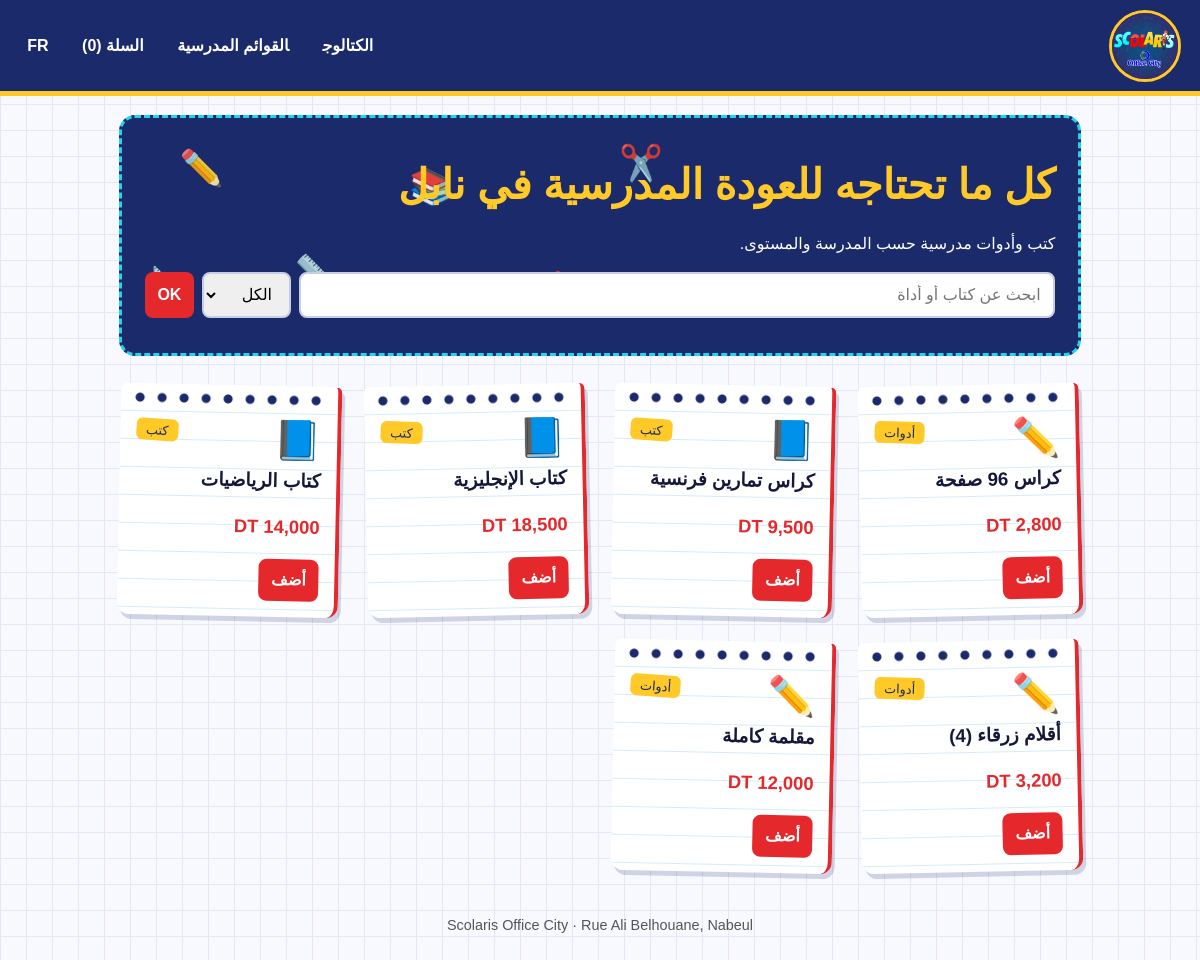
/?lang=ar, run on the app's committed database.
### tables this page shows
CREATE TABLE produit(id INT AUTO_INCREMENT PRIMARY KEY,categorie_id INT NOT NULL,type ENUM('livre','fourniture') NOT NULL,
 titre_fr VARCHAR(160) NOT NULL,titre_ar VARCHAR(160),isbn VARCHAR(20),prix DECIMAL(8,3) NOT NULL,stock INT NOT NULL DEFAULT 0,
 FOREIGN KEY(categorie_id) REFERENCES categorie(id));

### index.php (the view, shortened to what this page needs)
<?php require 'inc.php';
$q=trim($_GET['q']??'');$ty=in_array($_GET['type']??'',['livre','fourniture'])?$_GET['type']:'';
$sql="SELECT * FROM produit WHERE (titre_fr LIKE ? OR titre_ar LIKE ?)".($ty?" AND type=?":"")." ORDER BY titre_fr";
$p=["%$q%","%$q%"];if($ty)$p[]=$ty;$st=$pdo->prepare($sql);$st->execute($p);
head(t('catalogue'));?>
<section class="hero"><div class="fl" aria-hidden="true"><i>✏️</i><i>📏</i><i>📚</i><i>🖍️</i><i>✂️</i><i>📐</i></div><h1><?=t('h1')?></h1><p><?=t('sub')?></p>
<form><input name="q" value="<?=h($q)?>" placeholder="<?=t('rech')?>"><select name="type"><option value=""><?=t('tous')?><option value="livre" <?=$ty=='livre'?'selected':''?>></select><button>OK</button></form></section>
<div class="grid"><?php foreach($st as $r):?>
<article><div class="ico"><?=$r["type"]=="livre"?"📘":"✏️"?></div><span class="tag"><?=t($r['type'])?></span><h3><?=col($r,'titre')?></h3><p class="prix"><?=m($r['prix'])?></p>
<?php if($r['stock']>0):?><form method="post"><input type="hidden" name="id" value="<?=$r['id']?>"><button><?=t('ajouter')?></button></form><?php else:?><em><?=t('stock')?></em><?php endif;?></article>
<?php endforeach;?></div><?php foot();

### style.css (style rules this page uses)
:root { --nuit:#1b2a6b;--ciel:#22d3ee;--rouge:#e5282b;--soleil:#ffc928;--texte:#15183a }
* { box-sizing:border-box }
.hero { position:relative;overflow:hidden;background:var(--nuit);color:#fff;padding:2.2rem 1.4rem;border-radius:16px;margin-bottom:1.8rem;border:3px dashed var(--ciel) }
.hero>*:not(.fl) { position:relative;z-index:1 }
.hero h1 { margin:0 0 .3rem;font-size:clamp(1.7rem,5vw,2.6rem);color:var(--soleil) }
.hero form { display:flex;gap:.5rem;flex-wrap:wrap }
.hero input { flex:1;min-width:180px }
.fl i { position:absolute;font-style:normal;font-size:2.2rem;opacity:.9;animation:flotte 7s ease-in-out infinite }
.fl i:nth-child(1) { top:10%;right:6% }
.fl i:nth-child(2) { top:55%;right:18%;animation-delay:-1.5s;animation-duration:9s }
.fl i:nth-child(3) { top:18%;right:30%;animation-delay:-3s }
.fl i:nth-child(4) { top:62%;right:42%;animation-delay:-4.5s;animation-duration:8s }
.fl i:nth-child(5) { top:8%;right:52%;animation-delay:-2s;animation-duration:10s }
.fl i:nth-child(6) { top:60%;right:3%;animation-delay:-5s }
[dir=rtl] .fl i { right:auto }
[dir=rtl] .fl i:nth-child(1) { left:6% }
[dir=rtl] .fl i:nth-child(2) { left:18% }
[dir=rtl] .fl i:nth-child(3) { left:30% }
[dir=rtl] .fl i:nth-child(4) { left:42% }
[dir=rtl] .fl i:nth-child(5) { left:52% }
[dir=rtl] .fl i:nth-child(6) { left:3% }
input,select,button { font:inherit;padding:.55rem .8rem;border-radius:8px;border:2px solid #c9cde3 }
button { background:var(--rouge);color:#fff;border:0;font-weight:700;cursor:pointer;transition:transform .15s }
.grid { display:grid;grid-template-columns:repeat(auto-fill,minmax(220px,1fr));gap:1.6rem }
article { position:relative;padding:2.2rem 1rem 1rem;border-radius:6px 6px 12px 12px;border-inline-start:4px solid var(--rouge); background:repeating-linear-gradient(transparent 0 27px,#d4ecf7 27px 28px),#fff;box-shadow:3px 5px 0 rgba(27,42,107,.18);transition:transform .25s }
article::before { content:"";position:absolute;top:8px;left:8px;right:8px;height:12px;background:radial-gradient(circle,var(--nuit) 4px,transparent 5px) 0 0/22px 12px repeat-x }
article:nth-child(odd) { transform:rotate(-1.2deg) }
article:nth-child(even) { transform:rotate(1.2deg) }
.ico { font-size:2.4rem;line-height:1;display:inline-block }
article h3 { margin:.4rem 0 }
.tag { float:inline-end;font-size:.8rem;color:var(--nuit);background:var(--soleil);padding:.1rem .6rem;border-radius:6px;transform:rotate(3deg) }
.prix { font-weight:700;color:var(--rouge);font-size:1.15rem }

### data on the page
produit: type "أدوات", titre_ar "كراس 96 صفحة", prix "2,800 DT"
produit: type "كتب", titre_ar "كراس تمارين فرنسية", prix "9,500 DT"
produit: type "كتب", titre_ar "كتاب الإنجليزية", prix "18,500 DT"
produit: type "كتب", titre_ar "كتاب الرياضيات", prix "14,000 DT"
produit: type "أدوات", titre_ar "أقلام زرقاء (4)", prix "3,200 DT"
produit: type "أدوات", titre_ar "مقلمة كاملة", prix "12,000 DT"

### other printed values
t('catalogue') "الكتالوج"
t('listes') "القوائم المدرسية"
t('panier') "السلة"
$n "0"
t('h1') "كل ما تحتاجه للعودة المدرسية في نابل"
t('sub') "كتب وأدوات مدرسية حسب المدرسة والمستوى."
form field type "الكل"
